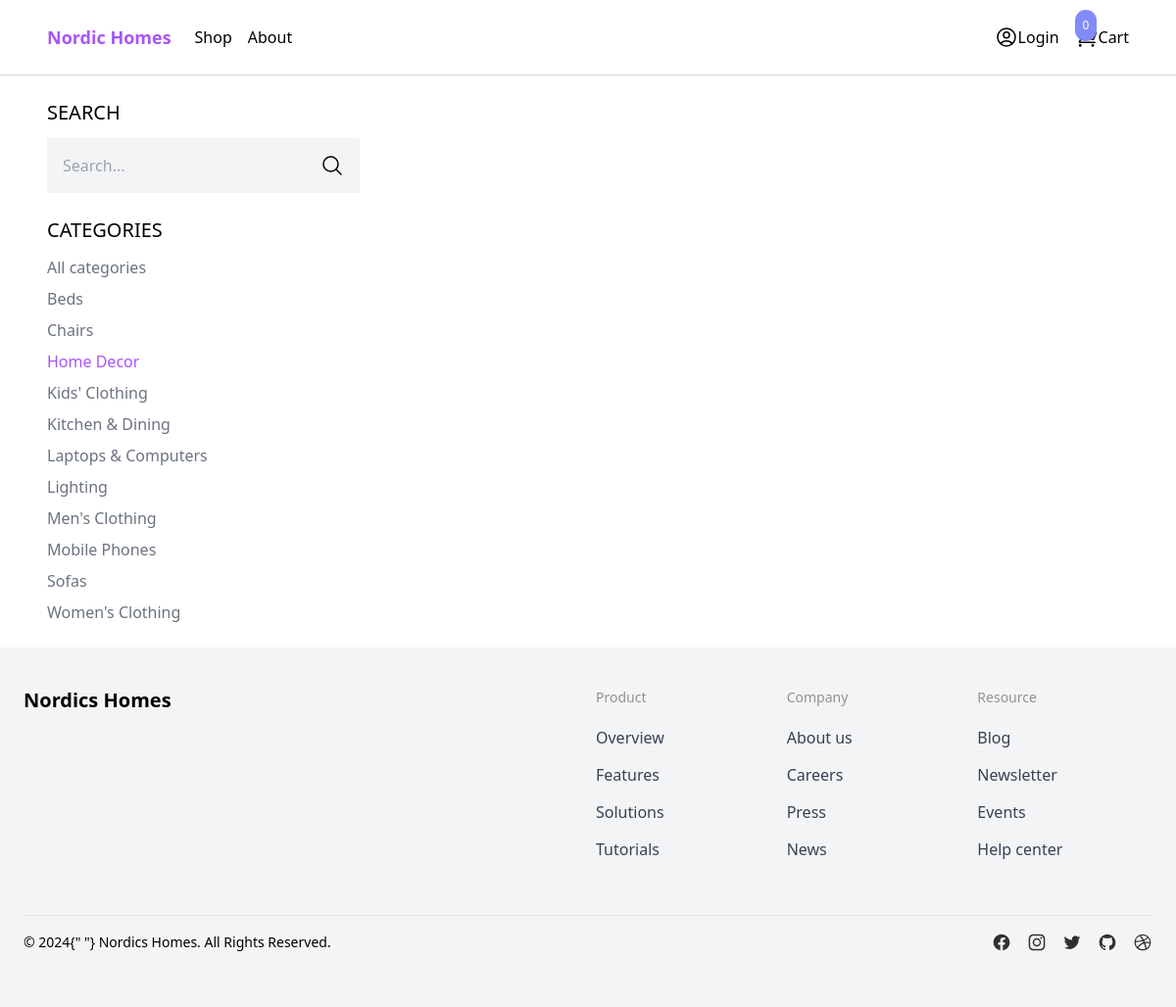
Page /shop/?category=home-decor on the earlier database version.
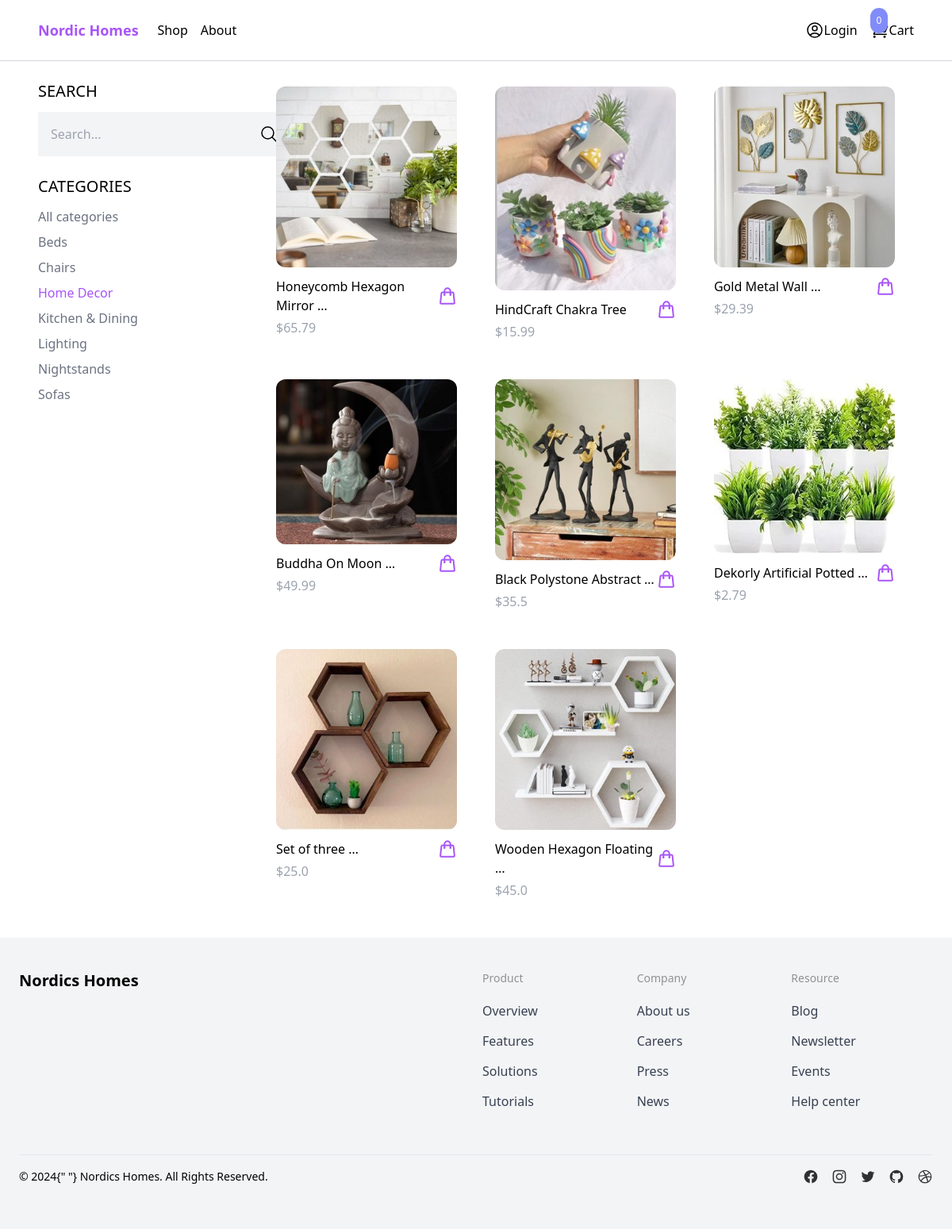
Same page on the later database version.
### products/models.py (models this page shows, shortened)
class Category(models.Model):
    name = models.CharField(max_length=255)
    slug = models.SlugField()
    class Meta:
        verbose_name_plural = "Categories"
        ordering = ('name',)

class Product(models.Model):
    category = models.ForeignKey(Category, related_name='products', on_delete=models.CASCADE)
    name = models.CharField(max_length=255)
    slug = models.SlugField()
    description  = models.TextField(blank=True, null=True)
    price = models.IntegerField()
    created_at = models.DateTimeField(auto_now_add=True)
    image = models.ImageField(upload_to='uploads/', blank=True, null=True)
    thumbnail = models.ImageField(upload_to='uploads/', blank=True, null=True)
    class Meta:
        ordering = ('-created_at',)
    def get_display_price(self):
        return self.price / 100
    def get_thumbnail(self):
        if self.thumbnail:
            return self.thumbnail.url

### core/views.py (the view)
# urls.py: path('shop/', shop, name='shop'),
def shop(request):
    categories = Category.objects.all()
    products = Product.objects.all()
    active_category = request.GET.get('category',  '')
    if active_category:
        products = products.filter(category__slug=active_category)
    query = request.GET.get('query', '')
    if query:
        products = products.filter(name__icontains=query)
    context = {
        'categories': categories,
        'products': products,
        'active_category': active_category
    }
    return render(request, 'core/shop.html', context)

### cart/cart.py (called while the page is built)
    def __len__(self):
        return sum(item['quantity'] for item in self.cart.values())

### cart/context_processors.py (called while the page is built)
def cart(request):
    return{'cart': Cart(request)}

### core/templates/core/shop.html (shortened to what this page needs)
{% extends 'core/base.html' %}
{% block content %}
<div class="max-w-6xl mx-auto flex flex-wrap items-start py-6 px-6 xl:px-0">
    <div class="filter w-full lg:w-1/4">
        <h3 class="mb-3 text-xl uppercase font-medium">Search</h3>
        <form method="get" action=".">
            <div class="flex">
                <input type="text" name="query" class="p-4 bg-gray-100 border-0" placeholder="Search...">
                <button class="p-4 bg-gray-100 border-0">
                    <svg xmlns="http://www.w3.org/2000/svg" fill="none" viewBox="0 0 24 24" stroke-width="1.5"
                        stroke="currentColor" class="size-6">
                        <path stroke-linecap="round" stroke-linejoin="round"
                            d="m21 21-5.197-5.197m0 0A7.5 7.5 0 1 0 5.196 5.196a7.5 7.5 0 0 0 10.607 10.607Z" />
                    </svg>
                </button>
            </div>
        </form>
        <h3 class="mt-6 mb-3 text-xl uppercase font-medium">Categories</h3>
        <ul class="space-y-2">
            <li><a href="#" class="{% if not active_category %}text-purple-500{% else %}text-gray-500{% endif %}">All
                    categories</a></li>
            {% for category in categories %}
            <li><a href="{% url 'shop' %}?category={{ category.slug }}"
                    class="{% if category.slug == active_category %}text-purple-500{% else %}text-gray-500{% endif %}">
                    {{ category.name }}</a></li>
            {% endfor %}
        </ul>
    </div>
    <div class="products w-full lg:w-3/4 -mt-4 flex items-centre flex-wrap">
        {% for product in products %}
           {% include 'product/partials/product_list_item.html' %}
        {% endfor %}
    </div>
</div>
{% endblock content %}

### products/templates/product/partials/product_list_item.html (shortened to what this page needs)
<div class="w-full md:w-1/3 xl:w-1/4 p-6">
    <a href="{% url 'product' product.slug %}">
        <img src="{{ product.get_thumbnail }}"
            class="w-full rounded-xl hover:shadow-lg transition duration-300 ease-in-out hover:scale-110" alt="">
    </a>
    <div class="pt-3 flex items-center justify-between">
        <a href="{% url 'product' product.slug %}">{{ product.name|truncatewords:3 }}</a>
        <a
            href="#"
            hx-get="{% url 'add_to_cart' product.id %}"
            hx-target="#menu-cart-button"
            hx-swap="outerHTMl"
            class="text-purple-500 hover:text-purpal-500"
        >
        </a>
    </div>
    <p class="pt-1 text-gray-400">${{ product.get_display_price }}</p>
</div>

Differences in the rows shown:
removed Category: name "Kids' Clothing"
removed Category: name "Laptops & Computers"
removed Category: name "Men's Clothing"
removed Category: name "Mobile Phones"
removed Category: name "Women's Clothing"
added Category: name "Nightstands"
added Product: get_thumbnail (picture), name "Honeycomb Hexagon Mirror …", get_display_price "65.79"
added Product: get_thumbnail (picture), name "HindCraft Chakra Tree", get_display_price "15.99"
added Product: get_thumbnail (picture), name "Gold Metal Wall …", get_display_price "29.39"
added Product: get_thumbnail (picture), name "Buddha On Moon …", get_display_price "49.99"
added Product: get_thumbnail (picture), name "Black Polystone Abstract …", get_display_price "35.5"
added Product: get_thumbnail (picture), name "Dekorly Artificial Potted …", get_display_price "2.79"
added Product: get_thumbnail (picture), name "Set of three …", get_display_price "25.0"
added Product: get_thumbnail (picture), name "Wooden Hexagon Floating …", get_display_price "45.0"
